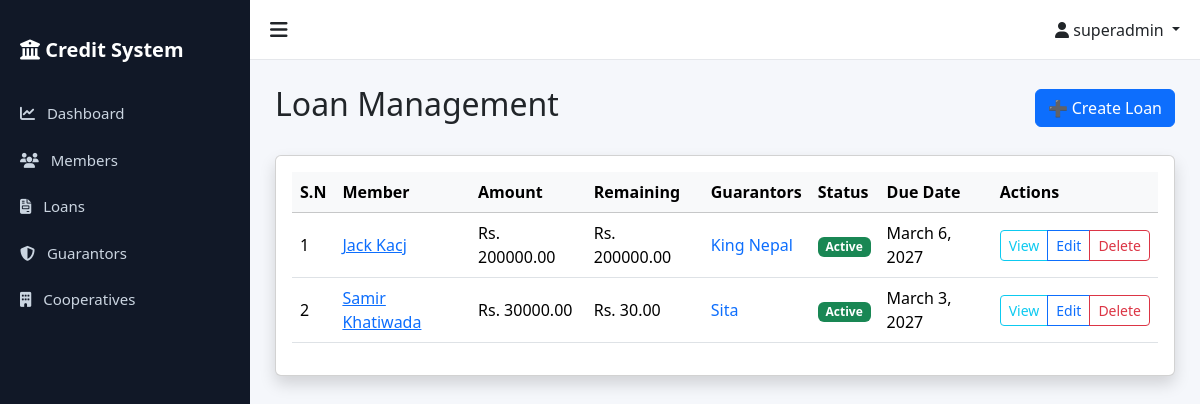
/loans/ (signed in), run on the app's committed database.
### accounts/models.py (models this page shows, shortened)
class User(AbstractUser):
    ROLE_CHOICES = (
        ('superadmin', 'Super Admin'),
        ('admin', 'Admin'),
        ('staff', 'Staff'),
    )
    role = models.CharField(max_length=20, choices=ROLE_CHOICES, default='staff')
    cooperative = models.ForeignKey(
        'cooperatives.Cooperative',
        on_delete=models.SET_NULL,
        null=True,
        blank=True,
        related_name='users',
        help_text="Null for Super Admin users"
    )
    class Meta:
        ordering = ['-date_joined']
        indexes = [
            models.Index(fields=['role']),
            models.Index(fields=['cooperative']),
        ]
    def is_superadmin(self):
        return self.role == 'superadmin'
    def is_admin(self):
        return self.role == 'admin'
    def is_staff_user(self):
        return self.role == 'staff'

### loans/models.py (models this page shows, shortened)
class Loan(models.Model):
    STATUS_CHOICES = [
        ('Active', 'Active'),
        ('Cleared', 'Cleared'),
        ('Overdue', 'Overdue'),
    ]
    loan_id = models.AutoField(primary_key=True)
    member = models.ForeignKey(
        Member,
        on_delete=models.CASCADE,
        related_name="loans"
    )
    cooperative = models.ForeignKey(
        Cooperative,
        on_delete=models.CASCADE,
        related_name="loans"
    )
    loan_amount = models.DecimalField(max_digits=12, decimal_places=2)
    interest_rate = models.DecimalField(
        max_digits=5,
        decimal_places=2,
        help_text="Interest rate in %"
    )
    loan_date = models.DateField()
    due_date = models.DateField()
    status = models.CharField(
        max_length=10,
        choices=STATUS_CHOICES,
        default="Active"
    )
    remaining_balance = models.DecimalField(
        max_digits=12,
        decimal_places=2,
        blank=True
    )
    created_by = models.ForeignKey(
        settings.AUTH_USER_MODEL,
        on_delete=models.SET_NULL,
        null=True
    )
    created_at = models.DateTimeField(auto_now_add=True)

class Guarantor(models.Model):
    STATUS_CHOICES = [
        ('Active', 'Active'),
        ('Released', 'Released'),
    ]
    name = models.CharField(max_length=255)
    citizenship_number = models.CharField(max_length=50)
    loan = models.ForeignKey(Loan, on_delete=models.CASCADE, related_name="guarantors")
    member = models.ForeignKey(Member, on_delete=models.SET_NULL, null=True, blank=True, related_name="guaranteed_loans", help_text="Optional: If guarantor is also a member")
    contact_number = models.CharField(max_length=15)
    status = models.CharField(max_length=10, choices=STATUS_CHOICES, default='Active')

### members/models.py (models this page shows, shortened)
class Member(models.Model):
    full_name = models.CharField(max_length=255)
    citizenship_number = models.CharField(max_length=50, unique=True)
    unique_system_id = models.CharField(max_length=20, unique=True, editable=False)
    address = models.TextField()
    phone = models.CharField(max_length=20)
    blacklist_status = models.BooleanField(default=False)
    cooperative = models.ForeignKey(
        'cooperatives.Cooperative',
        on_delete=models.CASCADE,
        related_name='members'
    )
    created_at = models.DateTimeField(auto_now_add=True)
    updated_at = models.DateTimeField(auto_now=True)
    class Meta:
        ordering = ['-created_at']
        indexes = [
            models.Index(fields=['citizenship_number']),
            models.Index(fields=['unique_system_id']),
            models.Index(fields=['blacklist_status']),
        ]

### loans/views.py (the view)
# urls.py: path('', LoanListView.as_view(), name='loan_list'),
class LoanListView(StaffOrAdminMixin, CooperativeAccessMixin, LoginRequiredMixin, ListView):
    model = Loan
    template_name = 'loans/loan_list.html'
    context_object_name = 'loans'
    paginate_by = 10
    ordering = ['-loan_date']
    def get_queryset(self):
        qs = super().get_queryset()
        if not self.request.user.is_superadmin():
            qs = qs.filter(cooperative=self.request.user.cooperative)
        return qs

### accounts/permissions.py (called while the page is built, shortened)
    def test_func(self):
        return self.request.user.is_authenticated and (
            self.request.user.is_staff_user() or
            self.request.user.is_admin() or
            self.request.user.is_superadmin()
        )

    def get_queryset(self):
        queryset = super().get_queryset()
        if self.request.user.is_superadmin():
            return queryset

    def get_context_data(self, **kwargs):
        context = super().get_context_data(**kwargs)
        if not self.request.user.is_superadmin() and self.request.user.cooperative:
            context['user_cooperative'] = self.request.user.cooperative
        return context

### templates/loans/loan_list.html (shortened to what this page needs)
{% extends "base.html" %}
{% block content %}
<div class="d-flex justify-content-between align-items-center mb-4">
    <h2>Loan Management</h2>
    <a href="{% url 'loans:create_loan' %}" class="btn btn-primary">➕ Create Loan</a>
</div>
<div class="card shadow">
    <div class="card-body">
        <div class="table-responsive">
            <table class="table table-hover align-middle">
                <thead class="table-light">
                    <tr>
                        <th>S.N</th>
                        <th>Member</th>
                        <th>Amount</th>
                        <th>Remaining</th>
                        <th>Guarantors</th>
                        <th>Status</th>
                        <th>Due Date</th>
                        <th>Actions</th>
                    </tr>
                </thead>
                <tbody>
                    {% for loan in loans %}
                    <tr>
                        <td>{{ forloop.counter }}</td>
                        <td><a href="{% url 'loans:loan_detail' loan.loan_id %}">{{loan.member.full_name }}</a></td>
                        <td>Rs. {{ loan.loan_amount }}</td>
                        <td>Rs. {{ loan.remaining_balance }}</td>
                        <td>
                            {% for guarantor in loan.guarantors.all %}
                            <a href="{% url 'loans:guarantor_detail' guarantor.pk %}" class="text-decoration-none">
                                {{ guarantor.name }}
                            </a>{% if not forloop.last %}, {% endif %}
                            {% empty %}
                            <span class="text-muted">-</span>
                            {% endfor %}
                        </td>
                        <td>
                            {% if loan.status == "Active" %}
                            <span class="badge bg-success">Active</span>
                            {% elif loan.status == "Overdue" %}
                            <span class="badge bg-danger">Overdue</span>
                            {% else %}
                            <span class="badge bg-secondary">{{ loan.status }}</span>
                            {% endif %}
                        </td>
                        <td>{{ loan.due_date }}</td>
                        <td>
                            <div class="btn-group btn-group-sm">
                                <a href="{% url 'loans:loan_detail' loan.loan_id %}"
                                    class="btn btn-outline-info">View</a>
                                <a href="{% url 'loans:update_loan' loan.loan_id %}"
                                    class="btn btn-outline-primary">Edit</a>
                                {% if user.is_superadmin or user.is_admin %}
                                <a href="{% url 'loans:delete_loan' loan.loan_id %}"
                                    class="btn btn-outline-danger">Delete</a>
                                {% endif %}
                            </div>
                        </td>
                    </tr>
                    {% empty %}
                    <tr>
                        <td colspan="8" class="text-center py-4">No loans available</td>
                    </tr>
                    {% endfor %}
                </tbody>
            </table>
        </div>
    </div>
</div>
{% endblock %}

### templates/base.html (shortened to what this page needs)
{% load static %}
<!DOCTYPE html>
<html lang="en">
<head>
    <link href="https://cdn.jsdelivr.net/npm/bootstrap@5.3.2/dist/css/bootstrap.min.css" rel="stylesheet">
    <link rel="stylesheet" href="https://cdnjs.cloudflare.com/ajax/libs/font-awesome/6.5.0/css/all.min.css">
</head>
<body>
    {% if user.is_authenticated %}
    <div id="sidebar" class="sidebar">
        <div class="sidebar-brand">
            <i class="fa-solid fa-building-columns"></i> Credit System
        </div>
        <a href="{% url 'accounts:dashboard' %}">
            <i class="fa-solid fa-chart-line me-2"></i> Dashboard
        </a>
        <a href="{% url 'members:member_list' %}">
            <i class="fa-solid fa-users me-2"></i> Members
        </a>
        <a href="{% url 'loans:loan_list' %}">
            <i class="fa-solid fa-file-invoice me-2"></i> Loans
        </a>
        <a href="{% url 'loans:guarantor_list' %}">
            <i class="fa-solid fa-shield-halved me-2"></i> Guarantors
        </a>
        {% if user.is_superadmin %} <a href="{% url 'cooperatives:list' %}"> <i class="fa-solid fa-building me-2"></i>
            Cooperatives </a>
        {% elif user.cooperative %} <a href="{% url 'cooperatives:detail' user.cooperative.pk %}"> <i
                class="fa-solid fa-handshake me-2"></i> My Cooperative </a>
        {% endif %}
    </div>
    {% endif %}
    <div id="mainContent" class="{% if user.is_authenticated %}main-content{% else %}container-fluid{% endif %}">
        {% if user.is_authenticated %}
        <div class="topbar">
            <div class="toggle-btn" onclick="toggleSidebar()">
                <i class="fa-solid fa-bars"></i>
            </div>
            <div>
                <div class="dropdown">
                    <a class="dropdown-toggle text-dark text-decoration-none" href="#" role="button"
                        data-bs-toggle="dropdown">
                        <i class="fa-solid fa-user"></i>
                        {{ user.username }}
                    </a>
                </div>
            </div>
        </div>
        {% endif %}
        <div class="page-content">
            {% block content %}
            {% endblock %}
        </div>
    </div>
</body>
</html>

### templates/base.html (style rules this page uses)
body { overflow-x: hidden; background: #f5f7fb; }
.sidebar { height: 100vh; width: 250px; position: fixed; top: 0; left: 0; background: #111827; padding-top: 20px; transition: all 0.3s; }
.sidebar a { color: #cbd5e1; padding: 12px 20px; display: block; text-decoration: none; font-size: 15px; }
.sidebar-brand { color: #fff; font-size: 20px; font-weight: 600; padding: 15px 20px; margin-bottom: 10px; }
.main-content { margin-left: 250px; transition: all 0.3s; }
.topbar { height: 60px; background: #fff; border-bottom: 1px solid #e5e7eb; display: flex; align-items: center; justify-content: space-between; padding: 0 20px; }
.toggle-btn { font-size: 20px; cursor: pointer; }
.page-content { padding: 25px; }

### data on the page
User: username "superadmin"
Loan: member.full_name "Jack Kacj", loan_amount "200000.00", remaining_balance "200000.00", status "Active", due_date "March 6, 2027"
Guarantor: name "King Nepal"
Loan: member.full_name "Samir Khatiwada", loan_amount "30000.00", remaining_balance "30.00", status "Active", due_date "March 3, 2027"
Guarantor: name "Sita"
